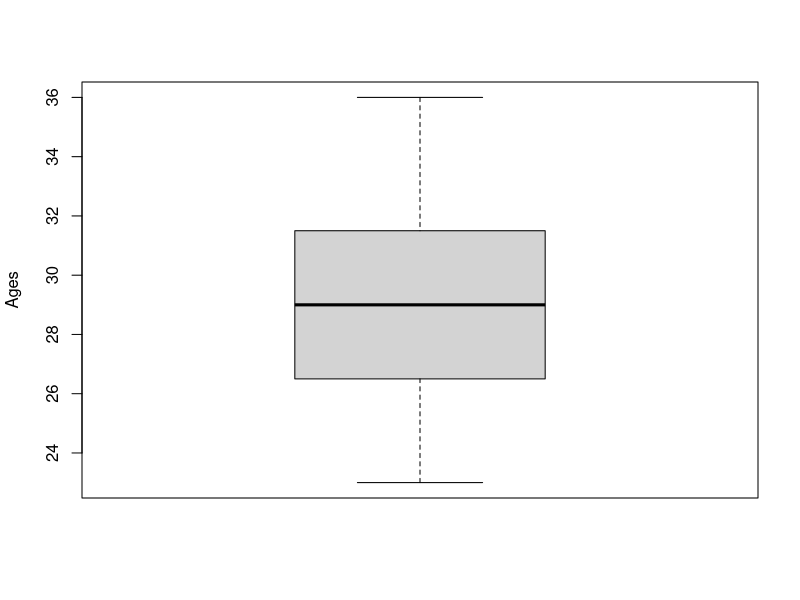

Recreate this plot in R.
# Box-Plot

ages <- c(23, 25, 29, 31, 34, 28, 26, 30, 32, 29, 27, 25, 33, 35, 36, 29, 28, 24, 27, 31)
boxplot(ages, ylab = 'Ages')